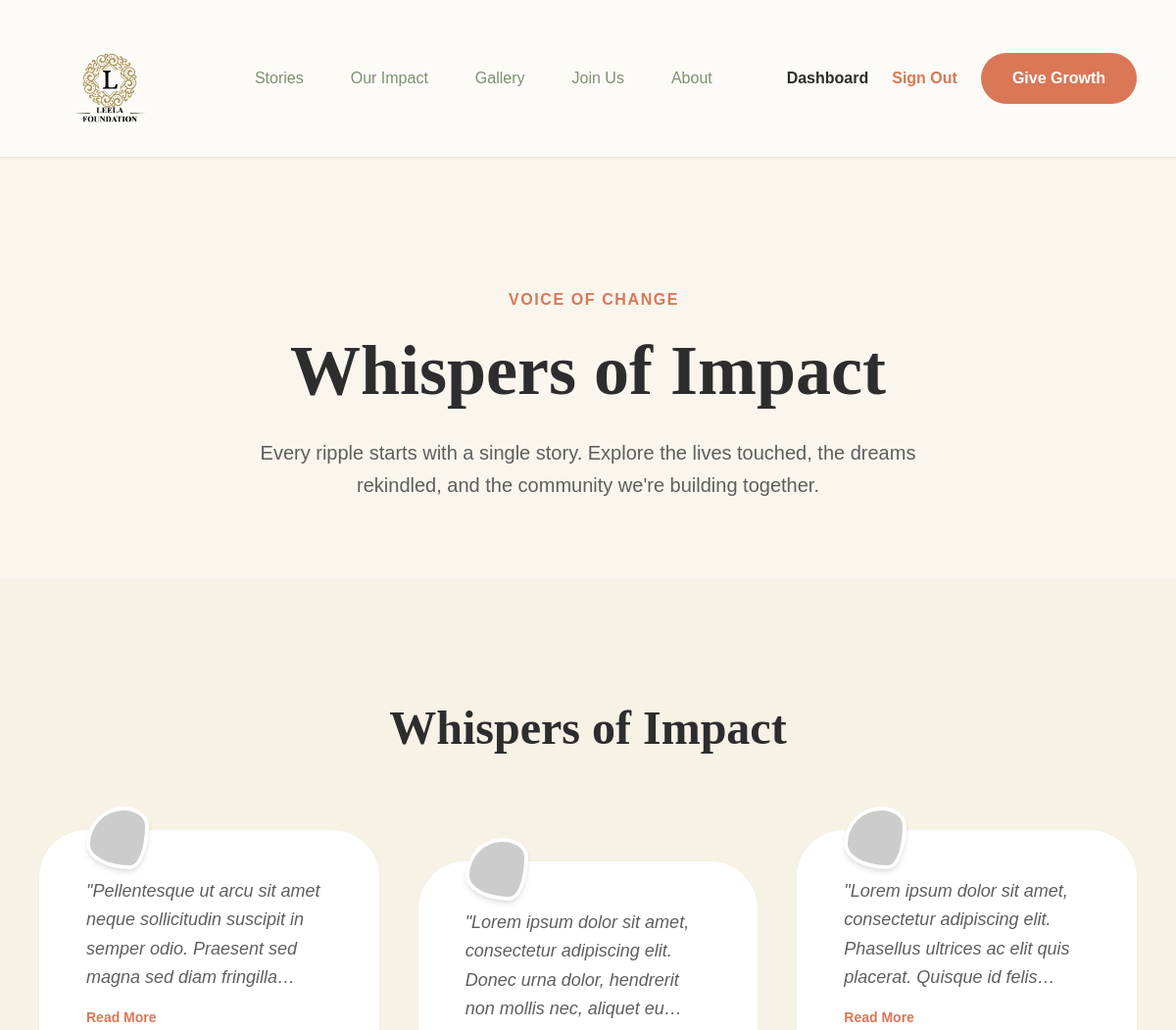
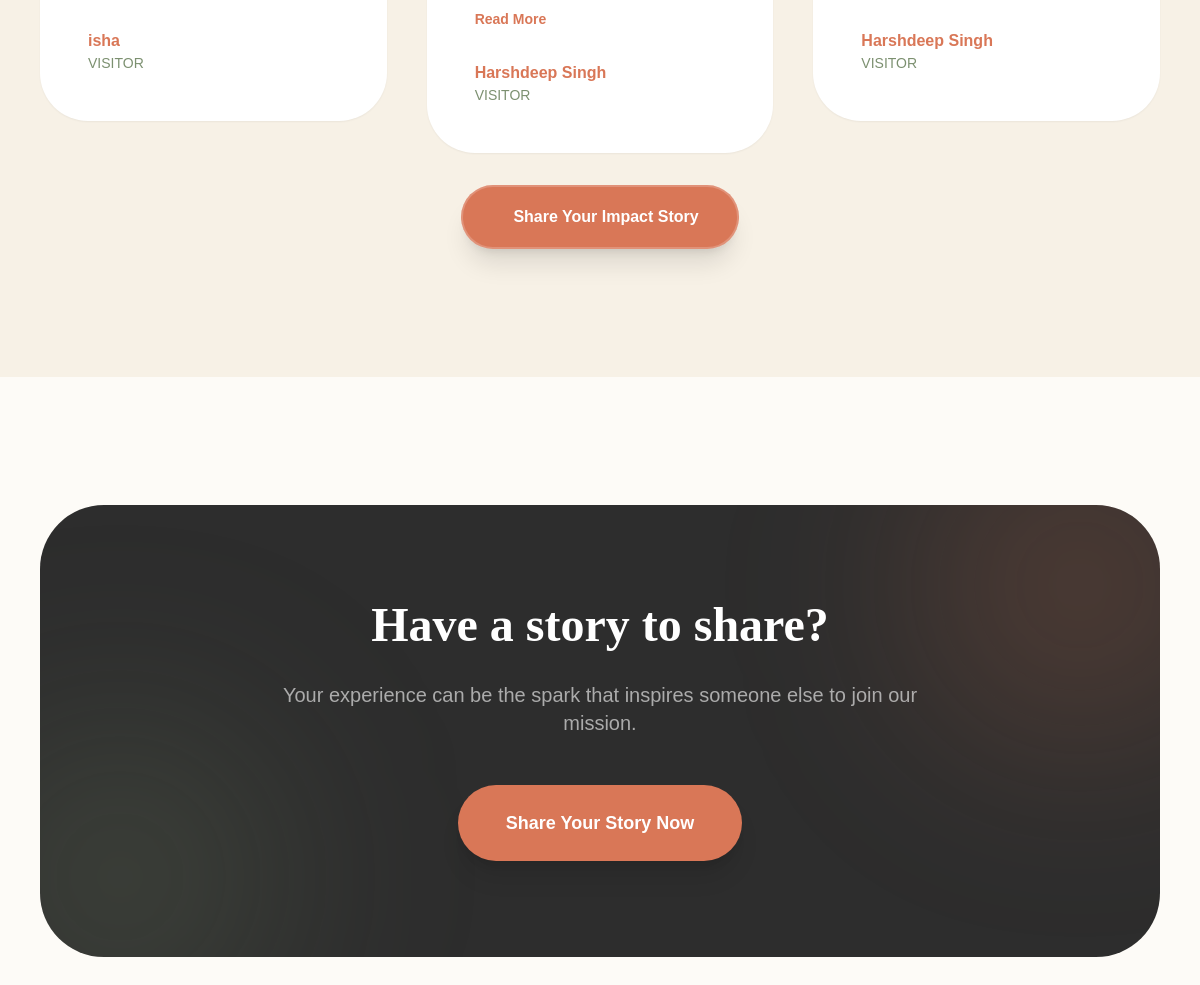
Page /stories/ (signed in) on the committed database (2 pictures, top to bottom).
### core/models.py (models this page shows, shortened)
class Testimonial(models.Model):
    name = models.CharField(max_length=100)
    role = models.CharField(max_length=100, help_text="e.g., Beneficiary, Volunteer, Donor")
    content = models.TextField()
    image = models.ImageField(upload_to='testimonials/', blank=True, null=True)
    created_at = models.DateTimeField(auto_now_add=True)

### core/views.py (the view)
# urls.py: path('stories/', views.stories, name='stories'),
def stories(request):
    testimonials = Testimonial.objects.all().order_by('-created_at')
    testimonial_form = TestimonialForm()
    if request.method == 'POST' and 'testimonial_submit' in request.POST and request.user.is_authenticated:
        testimonial_form = TestimonialForm(request.POST, request.FILES)
        if testimonial_form.is_valid():
            testimonial_form.save()
            messages.success(request, 'Thank you for sharing your story!')
            return redirect('stories')
    context = {
        'testimonials': testimonials,
        'testimonial_form': testimonial_form,
    }
    return render(request, 'stories.html', context)

### core/templates/stories.html (shortened to what this page needs)
{% extends 'base.html' %}
{% load static %}
{% block content %}
<main class="bg-[#FDFBF7] min-h-screen">
    <header class="pt-32 pb-20 bg-[#F2E7D5]/30">
        <div class="max-w-[1440px] mx-auto px-10 text-center">
            <div class="inline-flex items-center gap-3 text-[#D97757] font-bold uppercase tracking-widest mb-6">
                <span>Voice of Change</span>
            </div>
            <h1 class="font-display text-6xl md:text-7xl font-bold text-[#2D2D2D] mb-8">Whispers of Impact</h1>
            <p class="text-xl text-[#5E5E5E] max-w-2xl mx-auto leading-relaxed">
                Every ripple starts with a single story. Explore the lives touched, the dreams rekindled, and the community we're building together.
            </p>
        </div>
    </header>
    {% include 'includes/testimonials.html' %}
    <section class="py-32">
        <div class="max-w-[1440px] mx-auto px-10">
            <div class="bg-[#2D2D2D] rounded-[4rem] p-16 md:p-24 text-center relative overflow-hidden">
                <div class="relative z-10">
                    <h2 class="font-display text-5xl font-bold text-white mb-8">Have a story to share?</h2>
                    <p class="text-white/60 text-xl mb-12 max-w-2xl mx-auto">
                        Your experience can be the spark that inspires someone else to join our mission.
                    </p>
                    {% if user.is_authenticated %}
                        <button onclick="document.getElementById('testimonial-modal').classList.remove('hidden')"
                                class="px-12 py-6 bg-[#D97757] text-white rounded-full font-bold text-lg hover:bg-[#c46548] transition-all shadow-xl">
                            Share Your Story Now
                        </button>
                    {% else %}
                        <a href="{% url 'login' %}" class="px-12 py-6 bg-white text-[#2D2D2D] rounded-full font-bold text-lg hover:bg-[#F2E7D5] transition-all shadow-xl">
                            Sign in to Share
                        </a>
                    {% endif %}
                </div>
                <div class="absolute -top-20 -right-20 w-80 h-80 bg-[#D97757]/20 blur-[100px] rounded-full"></div>
                <div class="absolute -bottom-20 -left-20 w-80 h-80 bg-[#7C9070]/20 blur-[100px] rounded-full"></div>
            </div>
        </div>
    </section>
</main>
{% endblock %}

### core/templates/includes/testimonials.html (shortened to what this page needs)
<section id="stories" class="py-32 bg-[#F2E7D5]/50">
    <div class="max-w-[1440px] mx-auto px-10">
        <div class="text-center mb-20">
            <h2 class="font-display text-5xl font-bold text-[#2D2D2D]">Whispers of Impact</h2>
        </div>
        <div class="grid md:grid-cols-2 lg:grid-cols-3 gap-10">
            {% for testimonial in testimonials %}
            <div class="bg-white p-12 rounded-[3rem] shadow-sm relative {% if forloop.counter == 2 %}md:translate-y-8{% endif %}">
                <div class="absolute -top-6 left-12 w-16 h-16 organic-radius-1 bg-[#F2E7D5] overflow-hidden border-4 border-white shadow-md">
                    {% if testimonial.image %}
                        <img src="{{ testimonial.image.url }}" alt="{{ testimonial.name }}" class="w-full h-full object-cover">
                    {% else %}
                        <img src="https://api.dicebear.com/7.x/avataaars/svg?seed={{ testimonial.name }}" alt="{{ testimonial.name }}" class="w-full h-full object-cover">
                    {% endif %}
                </div>
                <p class="text-[#5E5E5E] italic text-lg leading-relaxed mb-4 transition-all duration-500 line-clamp-4 break-words">
                    "{{ testimonial.content }}"
                </p>
                {% if testimonial.content|length > 180 %}
                <button onclick="toggleTestimonial(this)" class="text-[#D97757] font-bold text-sm hover:underline mb-8 flex items-center gap-1 group transition-all">
                    <span>Read More</span>
                </button>
                {% else %}
                <div class="mb-8"></div>
                {% endif %}
                <h4 class="font-bold text-[#D97757]">{{ testimonial.name }}</h4>
                <p class="text-sm text-[#7C9070] font-medium uppercase">{{ testimonial.role }}</p>
            </div>
            {% empty %}
            <div class="col-span-full text-center py-10">
                <p class="text-[#5E5E5E]">No testimonials yet. Be the first to share your story!</p>
            </div>
            {% endfor %}
        </div>
        {% if request.user.is_authenticated %}
        <div class="mt-16 text-center">
            <button onclick="document.getElementById('testimonial-modal').classList.remove('hidden')"
                    class="group relative inline-flex items-center gap-3 px-10 py-5 bg-[#D97757] text-white rounded-full font-bold shadow-xl hover:shadow-2xl hover:bg-[#c46548] transition-all duration-300 hover:-translate-y-1">
                Share Your Impact Story
                <div class="absolute inset-0 rounded-full border-2 border-white/20 animate-pulse"></div>
            </button>
        </div>
        {% endif %}
    </div>
</section>

### core/templates/base.html (style rules this page uses)
:root { --color-terracotta: #D97757; --color-sage: #7C9070; --color-cream: #FDFBF7; --color-sand: #F2E7D5; --font-display: 'Gambetta', serif; --font-body: 'Satoshi', sans-serif; }
body { font-family: var(--font-body); color: #2D2D2D; background-color: var(--color-cream); }
.font-display { font-family: var(--font-display); }
.organic-radius-1 { border-radius: 60% 40% 30% 70% / 60% 30% 70% 40%; }

### rows in the picture
Testimonial: content "Pellentesque ut arcu sit amet neque sollicitudin suscipit in semper odio. Praesent sed magna sed diam…", shows "Read More", name "isha", role "VISITOR"
Testimonial: content "Lorem ipsum dolor sit amet, consectetur adipiscing elit. Donec urna dolor, hendrerit non mollis nec, aliquet…", shows "Read More", name "Harshdeep Singh", role "VISITOR"
Testimonial: content "Lorem ipsum dolor sit amet, consectetur adipiscing elit. Phasellus ultrices ac elit quis placerat. Quisque id…", shows "Read More", name "Harshdeep Singh", role "VISITOR"
